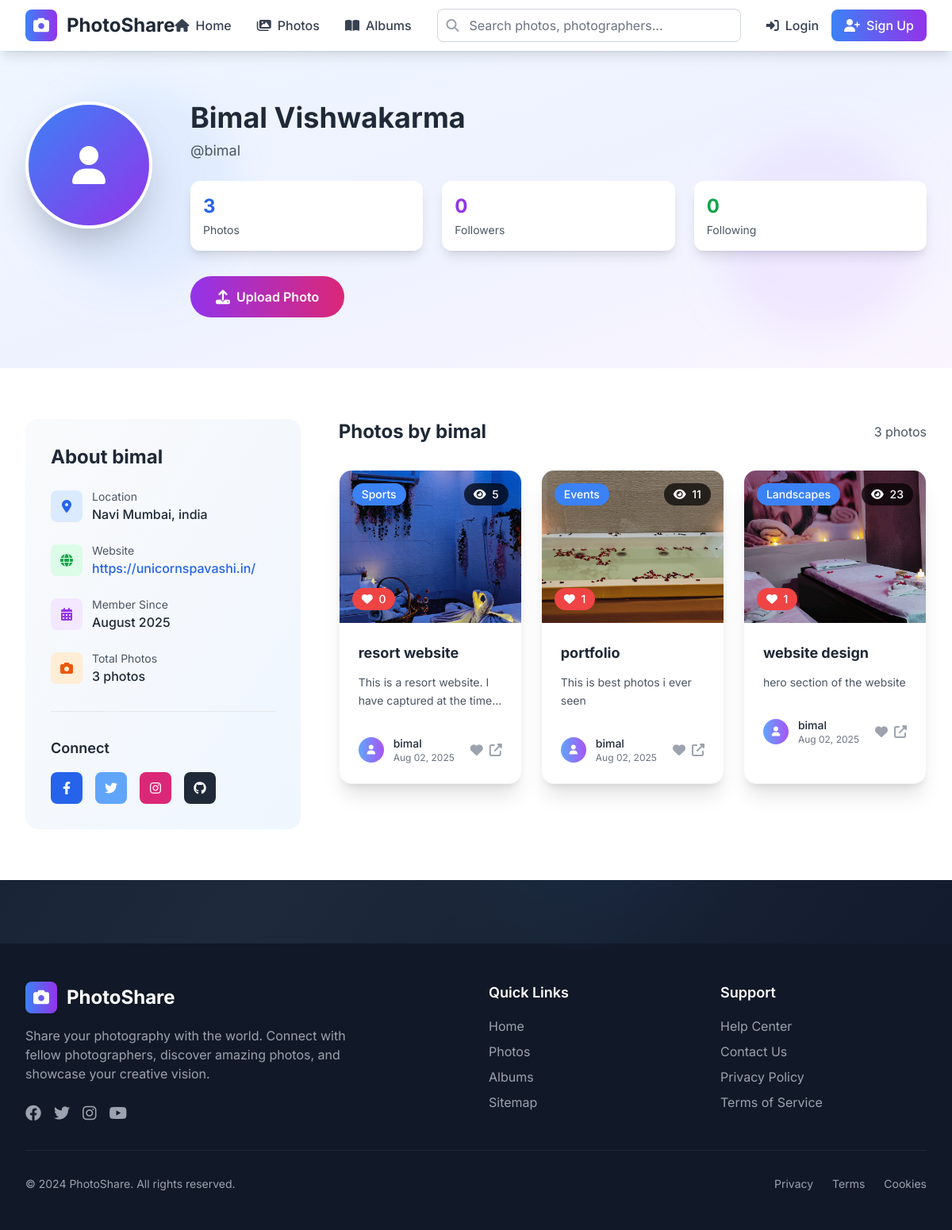
The app's page /profile/bimal/ with its own data.
### userApp/models.py (models this page shows, shortened)
class CustomUser(AbstractUser):
    email = models.EmailField(unique=True)
    profile_image = models.ImageField(upload_to='users/profiles/', blank=True, null=True)
    bio = models.TextField(blank=True)
    website = models.URLField(blank=True)
    location = models.CharField(max_length=100, blank=True)
    date_joined = models.DateTimeField(auto_now_add=True)

class Photo(models.Model):
    title = models.CharField(max_length=200)
    description = models.TextField(blank=True)
    image = models.ImageField(upload_to='photos/')
    photographer = models.ForeignKey(CustomUser, on_delete=models.CASCADE, related_name='photos')
    category = models.ForeignKey(Category, on_delete=models.SET_NULL, null=True, blank=True, related_name='photos')
    tags = models.CharField(max_length=500, blank=True, help_text="Comma-separated tags")
    location = models.CharField(max_length=200, blank=True)
    camera_settings = models.CharField(max_length=200, blank=True, help_text="Camera, lens, settings")
    likes = models.ManyToManyField(CustomUser, related_name='liked_photos', blank=True)
    views = models.PositiveIntegerField(default=0)
    is_public = models.BooleanField(default=True)
    created_at = models.DateTimeField(auto_now_add=True)
    updated_at = models.DateTimeField(auto_now=True)

class Category(models.Model):
    name = models.CharField(max_length=100, unique=True)
    description = models.TextField(blank=True)
    created_at = models.DateTimeField(auto_now_add=True)
    class Meta:
        verbose_name_plural = "Categories"

### userApp/views.py (the view)
# urls.py: path('profile/<str:username>/', views.user_profile, name='user_profile'),
def user_profile(request, username):
    user = get_object_or_404(CustomUser, username=username)
    photos = Photo.objects.filter(photographer=user, is_public=True).order_by('-created_at')
    is_following = False
    if request.user.is_authenticated and request.user != user:
        is_following = Follow.objects.filter(follower=request.user, following=user).exists()
    paginator = Paginator(photos, 12)
    page_number = request.GET.get('page')
    page_obj = paginator.get_page(page_number)
    seo_context = {
        'meta_title': f'{user.username} - Photographer Profile | PhotoShare',
        'meta_description': f'View {user.username}\'s photography portfolio on PhotoShare. Discover amazing photos and follow this talented photographer.',
        'meta_keywords': f'{user.username}, photographer, photography portfolio, photo gallery, {user.username} photos',
        'og_title': f'{user.username} - Photographer Profile | PhotoShare',
        'og_description': f'View {user.username}\'s photography portfolio on PhotoShare.',
        'og_type': 'profile',
        'og_image': request.build_absolute_uri(user.profile_image.url) if user.profile_image else '',
        'twitter_title': f'{user.username} - Photographer Profile | PhotoShare',
        'twitter_description': f'View {user.username}\'s photography portfolio on PhotoShare.',
        'twitter_image': request.build_absolute_uri(user.profile_image.url) if user.profile_image else '',
        'schema_type': 'Person',
    }
    context = {
        'profile_user': user,
        'page_obj': page_obj,
        'is_following': is_following,
        'followers_count': user.followers.count(),
        'following_count': user.following.count(),
        'photos_count': photos.count(),
        **seo_context,
    }
    return render(request, 'userApp/user_profile.html', context)

### userApp/templates/userApp/user_profile.html (shortened to what this page needs)
{% extends 'userApp/base.html' %}
{% block content %}
<section class="bg-gradient-to-br from-blue-50 via-indigo-50 to-purple-50 py-16 relative overflow-hidden">
    <div class="absolute inset-0">
        <div class="absolute top-10 left-10 w-64 h-64 bg-blue-400 rounded-full mix-blend-multiply filter blur-xl opacity-10 animate-float"></div>
    </div>
    <div class="relative max-w-7xl mx-auto px-4 sm:px-6 lg:px-8">
        <div class="flex flex-col lg:flex-row items-center lg:items-start space-y-8 lg:space-y-0 lg:space-x-12">
            <div class="flex-shrink-0">
                {% if profile_user.profile_image %}
                    <img src="{{ profile_user.profile_image.url }}"
                         alt="{{ profile_user.username }}"
                         class="w-32 h-32 lg:w-40 lg:h-40 rounded-full object-cover border-4 border-white shadow-2xl">
                {% else %}
                    <div class="w-32 h-32 lg:w-40 lg:h-40 bg-gradient-to-br from-blue-500 to-purple-600 rounded-full flex items-center justify-center border-4 border-white shadow-2xl">
                        <i class="fas fa-user text-white text-4xl lg:text-5xl"></i>
                    </div>
                {% endif %}
            </div>
            <div class="flex-1 text-center lg:text-left">
                <div class="mb-6">
                    <h1 class="text-3xl lg:text-4xl font-bold text-gray-800 mb-2">
                        {{ profile_user.get_full_name|default:profile_user.username }}
                    </h1>
                    <p class="text-lg text-gray-600 mb-4">@{{ profile_user.username }}</p>
                </div>
                <div class="grid grid-cols-3 gap-6 mb-8">
                    <div class="bg-white rounded-xl p-4 shadow-lg">
                        <div class="text-2xl font-bold text-blue-600 mb-1">{{ photos_count }}</div>
                        <div class="text-sm text-gray-600">Photos</div>
                    </div>
                    <div class="bg-white rounded-xl p-4 shadow-lg">
                        <div class="text-2xl font-bold text-purple-600 mb-1">{{ followers_count }}</div>
                        <div class="text-sm text-gray-600">Followers</div>
                    </div>
                    <div class="bg-white rounded-xl p-4 shadow-lg">
                        <div class="text-2xl font-bold text-green-600 mb-1">{{ following_count }}</div>
                        <div class="text-sm text-gray-600">Following</div>
                    </div>
                </div>
                <div class="flex flex-col sm:flex-row gap-4 justify-center lg:justify-start">
                    <a href="{% url 'userApp:photo_upload' %}"
                       class="group bg-gradient-to-r from-purple-600 to-pink-600 text-white px-8 py-3 rounded-full font-semibold hover:from-purple-700 hover:to-pink-700 transition duration-300 transform hover:scale-105 hover:shadow-xl flex items-center justify-center space-x-2">
                        <i class="fas fa-upload text-lg group-hover:rotate-12 transition duration-300"></i>
                        <span>Upload Photo</span>
                    </a>
                </div>
            </div>
        </div>
    </div>
</section>
<section class="py-16 bg-white">
    <div class="max-w-7xl mx-auto px-4 sm:px-6 lg:px-8">
        <div class="grid grid-cols-1 lg:grid-cols-3 gap-12">
            <div class="lg:col-span-1">
                <div class="bg-gradient-to-br from-gray-50 to-blue-50 rounded-2xl p-8 sticky top-8">
                    <h2 class="text-2xl font-bold text-gray-800 mb-6">About {{ profile_user.username }}</h2>
                    <div class="space-y-6">
                        {% if profile_user.location %}
                        <div class="flex items-center space-x-3">
                            <div class="w-10 h-10 bg-blue-100 rounded-lg flex items-center justify-center">
                                <i class="fas fa-map-marker-alt text-blue-600"></i>
                            </div>
                            <div>
                                <p class="text-sm text-gray-600">Location</p>
                                <p class="font-medium text-gray-800">{{ profile_user.location }}</p>
                            </div>
                        </div>
                        {% endif %}
                        {% if profile_user.website %}
                        <div class="flex items-center space-x-3">
                            <div class="w-10 h-10 bg-green-100 rounded-lg flex items-center justify-center">
                                <i class="fas fa-globe text-green-600"></i>
                            </div>
                            <div>
                                <p class="text-sm text-gray-600">Website</p>
                                <a href="{{ profile_user.website }}" target="_blank" class="font-medium text-blue-600 hover:text-blue-800 transition duration-300">{{ profile_user.website }}</a>
                            </div>
                        </div>
                        {% endif %}
                        <div class="flex items-center space-x-3">
                            <div class="w-10 h-10 bg-purple-100 rounded-lg flex items-center justify-center">
                                <i class="fas fa-calendar-alt text-purple-600"></i>
                            </div>
                            <div>
                                <p class="text-sm text-gray-600">Member Since</p>
                                <p class="font-medium text-gray-800">{{ profile_user.date_joined|date:"F Y" }}</p>
                            </div>
                        </div>
                        <div class="flex items-center space-x-3">
                            <div class="w-10 h-10 bg-orange-100 rounded-lg flex items-center justify-center">
                                <i class="fas fa-camera text-orange-600"></i>
                            </div>
                            <div>
                                <p class="text-sm text-gray-600">Total Photos</p>
                                <p class="font-medium text-gray-800">{{ photos_count }} photos</p>
                            </div>
                        </div>
                    </div>
                    <div class="mt-8 pt-8 border-t border-gray-200">
                        <h3 class="text-lg font-semibold text-gray-800 mb-4">Connect</h3>
                        <div class="flex space-x-4">
                            <a href="#" class="w-10 h-10 bg-blue-600 rounded-lg flex items-center justify-center text-white hover:bg-blue-700 transition duration-300">
                                <i class="fab fa-facebook-f"></i>
                            </a>
                            <a href="#" class="w-10 h-10 bg-blue-400 rounded-lg flex items-center justify-center text-white hover:bg-blue-500 transition duration-300">
                                <i class="fab fa-twitter"></i>
                            </a>
                            <a href="#" class="w-10 h-10 bg-pink-600 rounded-lg flex items-center justify-center text-white hover:bg-pink-700 transition duration-300">
                                <i class="fab fa-instagram"></i>
                            </a>
                            <a href="#" class="w-10 h-10 bg-gray-800 rounded-lg flex items-center justify-center text-white hover:bg-gray-900 transition duration-300">
                                <i class="fab fa-github"></i>
                            </a>
                        </div>
                    </div>
                </div>
            </div>
            <div class="lg:col-span-2">
                <div class="flex items-center justify-between mb-8">
                    <h2 class="text-2xl font-bold text-gray-800">Photos by {{ profile_user.username }}</h2>
                    <div class="flex items-center space-x-4">
                        <span class="text-gray-600">{{ photos_count }} photos</span>
                    </div>
                </div>
                {% if page_obj %}
                    <div class="grid grid-cols-1 md:grid-cols-2 lg:grid-cols-3 gap-6">
                        {% for photo in page_obj %}
                        <div class="group bg-white rounded-2xl shadow-xl overflow-hidden hover:shadow-2xl transition duration-500 transform hover:-translate-y-2 border border-gray-100">
                            <div class="relative overflow-hidden">
                                <a href="{% url 'userApp:photo_detail' photo.id %}">
                                    <img src="{{ photo.image.url }}"
                                         alt="{{ photo.title }}"
                                         class="w-full h-48 object-cover group-hover:scale-110 transition duration-700">
                                </a>
                                <div class="absolute top-4 right-4 bg-black bg-opacity-70 backdrop-blur-sm text-white px-3 py-1 rounded-full text-sm font-medium">
                                    <i class="fas fa-eye mr-1"></i> {{ photo.views }}
                                </div>
                                <div class="absolute bottom-4 left-4 bg-red-500 text-white px-3 py-1 rounded-full text-sm font-medium">
                                    <i class="fas fa-heart mr-1"></i> {{ photo.likes.count }}
                                </div>
                                {% if photo.category %}
                                <div class="absolute top-4 left-4 bg-blue-500 text-white px-3 py-1 rounded-full text-sm font-medium">
                                    {{ photo.category.name }}
                                </div>
                                {% endif %}
                            </div>
                            <div class="p-6">
                                <h3 class="font-bold text-gray-800 mb-3 text-lg group-hover:text-blue-600 transition duration-300">
                                    <a href="{% url 'userApp:photo_detail' photo.id %}">
                                        {{ photo.title }}
                                    </a>
                                </h3>
                                {% if photo.description %}
                                    <p class="text-gray-600 text-sm mb-4 line-clamp-2 leading-relaxed">
                                        {{ photo.description|truncatewords:15 }}
                                    </p>
                                {% endif %}
                                <div class="flex items-center justify-between">
                                    <div class="flex items-center space-x-3">
                                        <div class="w-8 h-8 bg-gradient-to-r from-blue-400 to-purple-500 rounded-full flex items-center justify-center">
                                            <i class="fas fa-user text-white text-xs"></i>
                                        </div>
                                        <div>
                                            <p class="text-sm font-medium text-gray-800">{{ photo.photographer.username }}</p>
                                            <p class="text-xs text-gray-500">{{ photo.created_at|date:"M d, Y" }}</p>
                                        </div>
                                    </div>
                                    <div class="flex items-center space-x-2">
                                        <button class="text-gray-400 hover:text-red-500 transition duration-300"
                                                onclick="likePhoto({{ photo.id }})"
                                                id="like-btn-{{ photo.id }}">
                                            <i class="fas fa-heart {% if user in photo.likes.all %}text-red-500{% endif %}"></i>
                                        </button>
                                        <a href="{% url 'userApp:photo_detail' photo.id %}"
                                           class="text-gray-400 hover:text-blue-500 transition duration-300">
                                            <i class="fas fa-external-link-alt"></i>
                                        </a>
                                    </div>
                                </div>
                            </div>
                        </div>
                        {% endfor %}
                    </div>
                {% endif %}
            </div>
        </div>
    </div>
</section>
{% endblock %}

### userApp/templates/userApp/base.html (style rules this page uses)
body { font-family: 'Inter', sans-serif; }
html { scroll-behavior: smooth; }

### userApp/templates/userApp/user_profile.html (style rules this page uses)
.line-clamp-2 { display: -webkit-box; -webkit-line-clamp: 2; -webkit-box-orient: vertical; overflow: hidden; }
.animate-float { animation: float 6s ease-in-out infinite; }

### records on screen
CustomUser: get_full_name "Bimal Vishwakarma", username "bimal", location "Navi Mumbai, india", website "https://unicornspavashi.in/", date_joined "August 2025"
Photo: image (picture), views "5", likes.count "0", category.name "Sports", title "resort website", description "This is a resort website. I have captured at the…", photographer.username "bimal", created_at "Aug 02, 2025"
Photo: image (picture), views "11", likes.count "1", category.name "Events", title "portfolio", description "This is best photos i ever seen", photographer.username "bimal", created_at "Aug 02, 2025"
Photo: image (picture), views "23", likes.count "1", category.name "Landscapes", title "website design", description "hero section of the website", photographer.username "bimal", created_at "Aug 02, 2025"

### other values on screen
{{ photos_count }} "3"
{{ followers_count }} "0"
{{ following_count }} "0"
